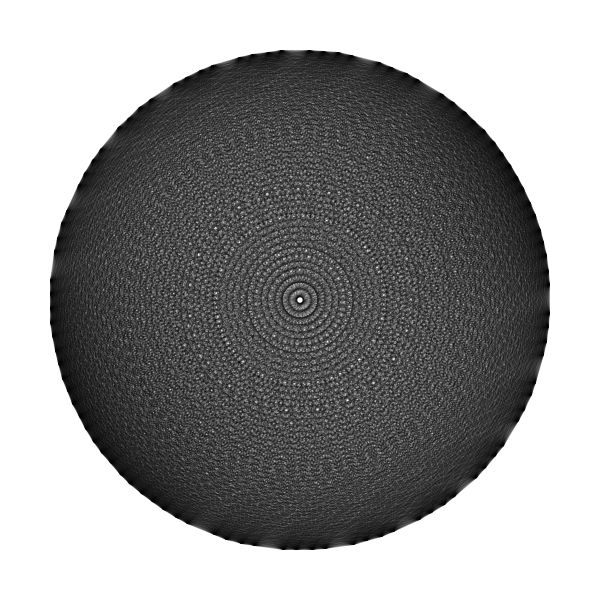
Frame 1 (no input)
Frame 60 (the mouse pressed at the canvas centre just before this capture): identical to frame 1, image omitted
Frame 120 (the mouse held since frame 60 and released just before this capture): identical to frame 1, image omitted

The Processing sketch that drew this single still picture (run headless with seeded random() and noise(); from frame 60 on, the mouse is pressed at the canvas centre):

// Processing sketch: processing_48666
// ── processing_48666.pde

/*
Store points from circle equation
---------------------------------

Aris Bezas 111108
*/

float x, y, a, b, r=250, th;
int numPoint = 95;
float[] pointsFromCircleX = new float[numPoint];
float[] pointsFromCircleY = new float[numPoint];

void setup()  {
  size(600,600);
  background(255);
  smooth();
  stroke(0,25);
  noFill();
  a = width/2;
  b = height/2;
  
  for (int i = 0; i < numPoint; i++)  {
    th = th + 360/numPoint;
    pointsFromCircleX[i] = a + r*cos(th);
    pointsFromCircleY[i] = b + r*sin(th);
  }

 for (int i = 0; i < numPoint; i++)  {
   for (int j = 0; j < numPoint; j++)  {
      line(pointsFromCircleX[i], pointsFromCircleY[i],pointsFromCircleX[j], pointsFromCircleY[j]);
    }
 }

}

void draw()  {
}

                
